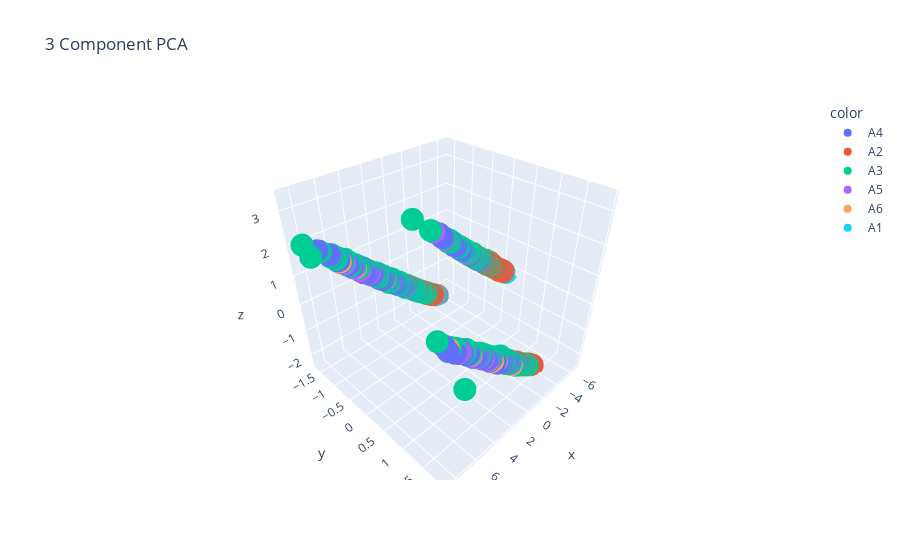

The notebook cell this image was saved under:
### Code cell
# 3D to plot PCA1, PCA2 and PCA3
import plotly.express as px

fig = px.scatter_3d(
    X_projected, 
    x=x1, y=x2, z=x3, 
    color=Y,
    title='3 Component PCA',
    labels={'0': 'PC 1', '1': 'PC 2', '2': 'PC 3'}
)
fig.show()
